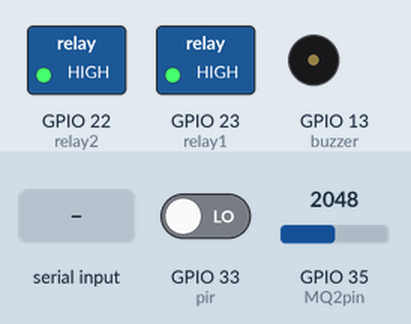
The sketch below on a simulated ESP32. Parts: switched loads named in the sketch (green lamp = pin HIGH), buzzer (waves = sounding). The test bench sets the inputs (shaded band); at power-on: GPIO 33 (pir) LOW, GPIO 35 (MQ2pin) = 2048. Nothing arrives over Bluetooth unless stated; what the sketch prints to the serial monitor is not drawn.

Above: at 11.2 s.
11.3 s: "c" received over the second serial link
At 11.64 s:
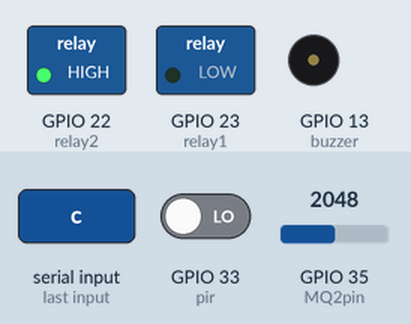
14.3 s: "b" received over the second serial link
At 14.88 s:
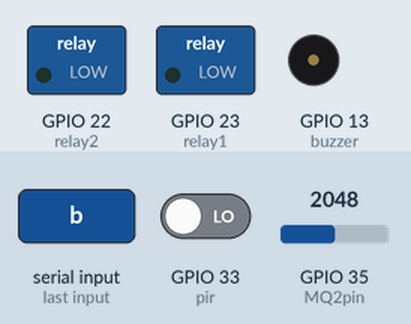
17.3 s: "a" received over the second serial link
At 17.94 s:
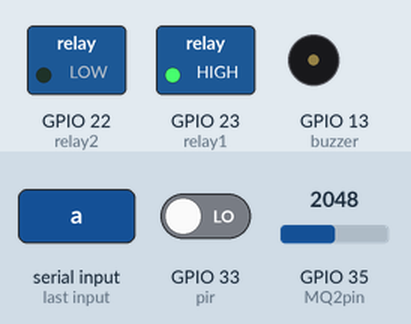
Timing chart, 0 to 26.3 s (numbered marks = the images above; inputs shaded):
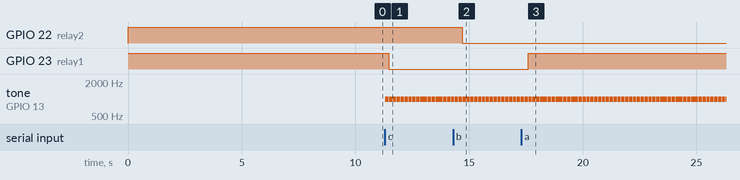

Measured:
- after the input at 11.3 s, GPIO 23 (relay1): HIGH → LOW after 0.17 s; tone on GPIO 13 (buzzer): alternates 1000 Hz for 0.15 s and silent for 0.02 s, starting at once
- after the input at 14.3 s, GPIO 22 (relay2): HIGH → LOW after 0.41 s
- after the input at 17.3 s, GPIO 23 (relay1): LOW → HIGH after 0.30 s

The sketch:

Arduino_Domotica_proyecto_6_1ra.ino
```cpp
//link del repositorio para no perderlo
//https://dl.espressif.com/dl/package_esp32_index.json

 //se incluyen las librerías de bluetooth y de los ESP
 #include "BluetoothSerial.h"
 #include "esp_adc_cal.h"

 //se define el valor máximo del sensor MQ2 en mV y el valor máximo numérico que nos va a enviar
 #define ADC_VREF_mV    5000.0
 #define ADC_RESOLUTION 4096.0

 //se define el pin del sensor de gas MQ2
 #define MQ2pin 35

 //se definen los mensajes que nos va a enviar si falla el proceso de conexión bluetooth
 #if !defined(CONFIG_BT_ENABLED) || !defined(CONFIG_BLUEDROID_ENABLED)
 #error Bluetooth is not enabled! Please run `make menuconfig` to and enable it
 #endif

  //se define la consola bluetooth para enviar y recibir datos en el celular
  BluetoothSerial SerialBT;

  //se definen las variables y constantes para usar en el sketch
  int pir = 33;
  int pirState = LOW;
  int pirValue = 0;
  int sensorValue;
  int alarma = 0;
  int alarma2 = 0;
  int alarmagases = 0;
  int buzzer = 13;
  int relay1 = 23;
  int relay2 = 22;
  int r1 = 1;
  int r2 = 1;
  int alarmen = 0;
  int alarm2en = 0;
  bool datos0 = false;
  bool datos1 = false;
  bool datos2 = false;
  bool datos3 = false;
  bool datos4 = false;
  bool datos5 = false;
  bool datos6 = false;
  bool datos7 = false;
  bool datos8 = false;
  bool datos9 = false;

void setup() {
  //se inicializa el puerto de comunicaciones de la consola de arduino y de la consola del celular con bluetooth
  Serial.begin(9600);
  SerialBT.begin("ESP32_Hz");

  //se declaran los pines de entrada o de salida
  pinMode(buzzer, OUTPUT);
  pinMode(relay1, OUTPUT);
  pinMode(relay2, OUTPUT);
  digitalWrite(relay1, HIGH);
  digitalWrite(relay2, HIGH);
  pinMode(pir, INPUT);

  //se esperan 10 segundos para que el MQ2 se caliente y mida bien con temperatura constante
  Serial.println("MQ2 se está calentando");
  delay(10000);
}
void loop() {
  //se almacena la lectura del pin del MQ2 en la variable sensorValue
  sensorValue = analogRead(MQ2pin);

  //se lee el valor del PIR y se lo almacena en la variable pirValue
  pirValue = digitalRead(pir);
  delay(10);

  //se revisa si el sensor PIR detecta algo
  if (pirValue == HIGH and alarm2en == 1){
    alarma2=1;

    //si detectó algo envía el mensaje movimiento detectado a la consola de arduino y bluetooth
    if (pirState == LOW){
      Serial.println("¡Movimiento detectado!");
      SerialBT.println("¡Movimiento detectado!");
      pirState = HIGH;
    }
  }

  //si el valor de sensor MQ2 pasa los 1200, la alarma de intrusos está desactivada (para que no se superpongan) y el habilitador está activo
  //se activa la alarma de gases junto con los mensajes que se envían a la consola bluetooth de la alerta de gases peigrosos
  if (sensorValue > 1200 and alarma2 == 0 and alarmen == 1){
    alarma=1;
    alarmagases=1;
  }

  //si alarma es 1 el buzzer hace un tono de 1000hz por 100ms, para por 10ms y se repite hasta que alarma = 0
  if (alarma == 1){
    tone(buzzer,1000);
    delay(150);
    noTone(buzzer);
    delay(10);
  }

  //si alarma2 es 1 y alarma es 0 para que no se superpongan, el buzzer hace un tono de 1500hz por 50ms, para por 10ms y se repite hasta que alarma2 = 0
  if (alarma2 == 1 and alarma == 0){
    tone(buzzer,1500);
    delay(50);
    noTone(buzzer);
    delay(10);
  }

  if (alarmagases == 1 && datos9 == false){
    r1=0;
    SerialBT.println ("ALERTA DE GASES PELIGROSOS");
    datos8 = false;
    datos9 = true;
  }

  if (alarmagases == 0 && datos8 == false){
    r1=1;
    datos9 = false;
    datos8 = true;
  }

  //si la variable r1 está activada se manda una señal alta al pin relay1 y se envía un mensaje de que se activó el extractor
  if (r1 == 1 && datos4 == false){
    digitalWrite(relay1, HIGH);
    SerialBT.println("Extractor desactivado");
    datos5 = false;
    datos4 = true;
  }

  //si la variable r1 está desactivada se manda una señal baja al pin relay1 y se envía un mensaje de que se desactivó el extractor
  if (r1 == 0 && datos5 == false){
    digitalWrite(relay1, LOW);
    SerialBT.println("Extractor activado");
    datos4 = false;
    datos5 = true;
  }

  //si la variable r2 está activada se manda una señal alta al pin relay2 y se envía un mensaje de que se activaron las luces
  if (r2 == 1 && datos6 == false){
    digitalWrite(relay2, HIGH);
    SerialBT.println("Luz apagada");
    datos7 = false;
    datos6 = true;
  }

  //si la variable r2 está desactivada se manda una señal baja al pin relay2 y se envía un mensaje de que se desactivaron las luces
  if (r2 == 0 && datos7 == false){
    digitalWrite(relay2, LOW);
    SerialBT.println("Luz encendida");
    datos7 = true;
    datos6 = false;
  }

  if (alarmen == 1 && datos0 == false){
    SerialBT.println("Sensor de gases habilitado");
    datos0 = true;
    datos1 = false;
  }

  if (alarmen == 0 && datos1 == false){
    SerialBT.println("Sensor de gases deshabilitado");
    datos1 = true;
    datos0 = false;
  }

  if (alarm2en == 1 && datos2 == false){
    SerialBT.println("Sensor de movimiento habilitado");
    datos2 = true;
    datos3 = false;
  }

  if (alarm2en == 0 && datos3 == false){
    SerialBT.println("Sensor de movimiento deshabilitado");
    datos3 = true;
    datos2 = false;
  }

  //en toda esta sección se establece que si las variables superan el 1 pasen a 0 para hacer 1 y 0 como un interruptor de un botón
  if (alarma > 1){
    alarma = 0;
  }

  if (alarma2 > 1){
    alarma2 = 0;
    pirState = 0;
  }

  if (alarmen > 1){
    alarmen = 0;
  }

  if (alarm2en > 1){
    alarm2en = 0;
  }
  if (r1 > 1){
    r1 = 0;
  }

  if (r2 > 1){
    r2 = 0;
  }

  //si está habilitado el puerto de comunicaciones bluetooth previamente activado se inicializa
  if (SerialBT.available()) {

    //se declara la variable mensaje en la unidad char en vez de int para guardar el dato de lectura que se envia desde el celular
    char Mensaje = SerialBT.read();

    //si el mensaje enviado del celular es tal suma 1 a ese tal, al igual que un tal = tal+1 y esto funciona como un botón con activado y desactivado
    if (Mensaje == 'a'){
      r1++;
    }
    if (Mensaje == 'b'){
      r2++;
    }
    if (Mensaje == 'c') {
      alarmen++;
    }
    if (Mensaje == 'd') {
      alarm2en++;
    }
    if (Mensaje == 'e') {
      alarma++;
      alarmagases = 0;
    }
    if (Mensaje == 'f') {
      alarma2++;
    }
    if (Mensaje == 'g') {
      SerialBT.println(sensorValue);
    }
   }
  }
```
